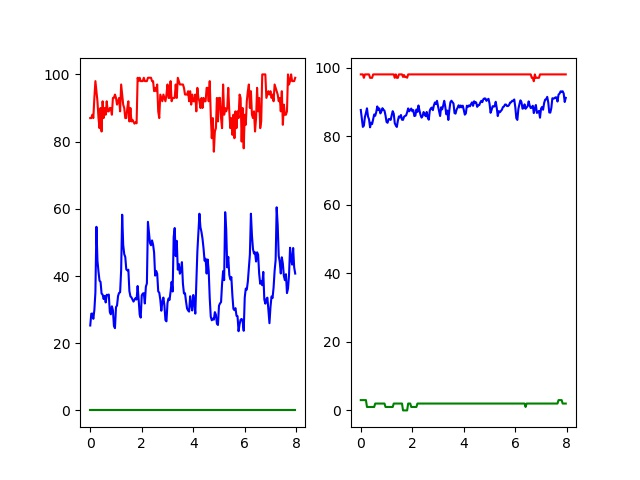

The Python source for this figure:
import numpy as np
import matplotlib.pyplot as plt
import csv
import random
import re
import pandas
data_segment=[]
seg=0
while seg<200 :
    data_segment.append(0)
    seg=seg+1
machine_meta_file=csv.reader(open('F:\\download\\machine_usage\\machine_usage.csv','r'))


i=0
loop = True
chunkSize = 1
index=0
num_y=np.zeros(200)
max_y=np.zeros(200)
avg_y=np.zeros(200)
min_y=np.zeros(200)

max_mem=np.zeros(200)
avg_mem=np.zeros(200)
min_mem=np.zeros(200)
m=0
while m<200 :
    min_y[m]=100
    min_mem[m]=100
    m=m+1
x=np.arange(0.0,8.0,0.04)

for mac in machine_meta_file :
        time=float(mac[1])/3600/24
        time_seg=int(time/0.04)
        data_segment[time_seg]=data_segment[time_seg]+1
        if data_segment[time_seg]==103 and mac[2]!="" and mac[3]!="" :

            cpu=int(re.sub("\D","",mac[2]))
            mem=int(re.sub("\D","",mac[3]))


            if cpu>max_y[time_seg] :
                max_y[time_seg]=cpu
            if mem>max_mem[time_seg] :
                max_mem[time_seg]=mem
            if cpu<min_y[time_seg]:
                min_y[time_seg]=cpu
            if mem<min_mem[time_seg]:
                min_mem[time_seg]=mem
            avg_y[time_seg]=(avg_y[time_seg]*num_y[time_seg]+cpu)/(num_y[time_seg]+1)
            avg_mem[time_seg] = (avg_mem[time_seg] * num_y[time_seg] + mem) / (num_y[time_seg] + 1)
            num_y[time_seg] = num_y[time_seg] + 1
            data_segment[time_seg]=0
        #d=[]
        #d=sorted(chunk.values,key=lambda x:x[2])
        index+=1




#x=len(y)
#x=range(x)


i=41
while i<=45 :
    max_y[i] = max_y[i-1]+random.uniform(-1,1)
    avg_y[i] = avg_y[i-1]+random.uniform(-1,1)
    min_y[i]= 0
    max_mem[i] = max_mem[i - 1] + random.uniform(-1,1)
    avg_mem[i] = avg_mem[i - 1] +random.uniform(-1,1)
    min_mem[i] = 0
    i=i+1


out=open('machine_cpu.csv','w',newline='')
csv_write=csv.writer(out,dialect='excel')
csv_write.writerow(x)
csv_write.writerow(max_y)
csv_write.writerow(avg_y)
csv_write.writerow(min_y)
csv_write.writerow(max_mem)
csv_write.writerow(avg_mem)
csv_write.writerow(min_mem)
out.close()
plt.xlim(0,8)
plt.ylim(0,100)
plt.xticks(np.linspace(0,8,9,endpoint=True))
plt.yticks(np.linspace(0,100,11,endpoint=True))
plt.subplot(1,2,1)
plt.plot(x,max_y,color='red')
plt.plot(x,avg_y,color='blue')
plt.plot(x,min_y,color='green')
plt.subplot(1,2,2)
plt.plot(x,max_mem,color='red')
plt.plot(x,avg_mem,color='blue')
plt.plot(x,min_mem,color='green')
plt.savefig("cpu_mem_util.jpg")
plt.show()